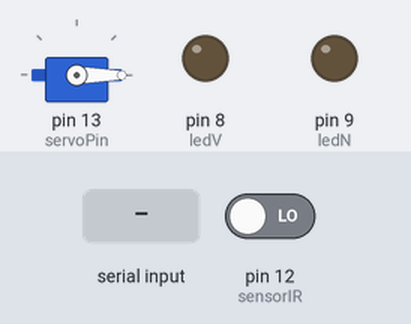
The sketch below on a simulated Arduino Uno, built with avr-gcc and run on an emulated ATmega328P. Shown: servo, output pins drawn as LEDs (lit = HIGH). Inputs (shaded band) come from the test bench; at power-on: pin 12 (sensorIR) LOW. What the sketch prints to the serial monitor is not drawn.

Above: at 1.2 s.
1.3 s: "SERVO_ON\n" received over Serial
At 2.0 s:
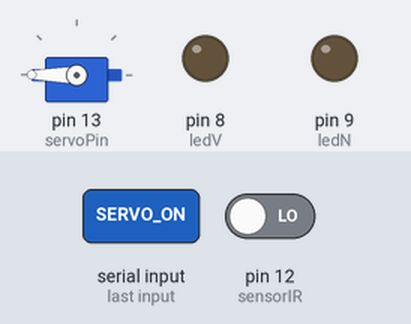
3.8 s: "LED_T\n" received over Serial
At 5.0 s:
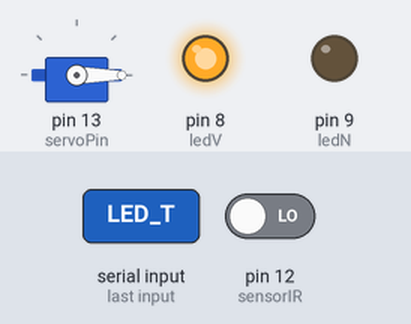
5.3 s: "LED_F\n" received over Serial
At 6.1 s:
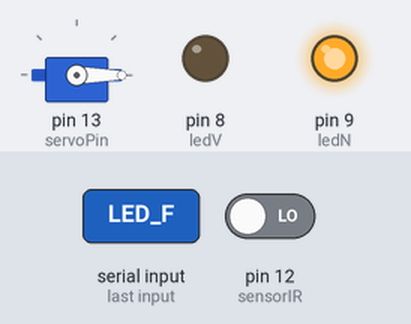
6.8 s: "SERVO_ON\n" received over Serial
At 7.3 s:
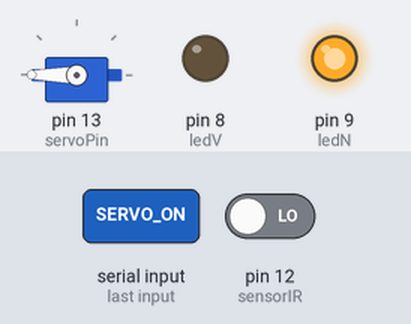
9.3 s: "LED_OFF\n" received over Serial
At 10.4 s:
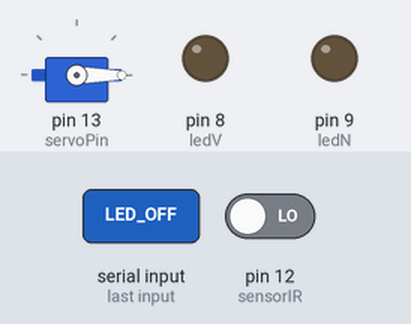
Timing chart, 0 to 11.8 s (numbered marks = the images above; inputs shaded):
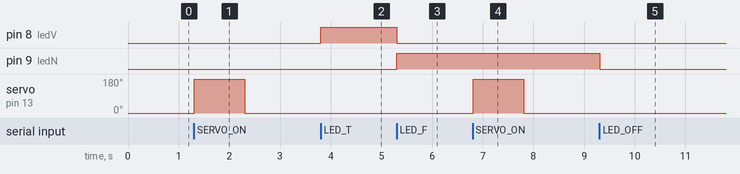

The sketch:

ArduinoCodeBanda.ino
```cpp
#include <Servo.h>
int sensorIR = 12;  // Pin al que está conectado el sensor IR

unsigned long lastDebounceTime = 0;
const unsigned long debounceDelay = 50;

bool moviendoServo = false;
unsigned long tiempoInicioServo = 0;
const unsigned long duracionServo = 1000;

Servo myServo;
int servoPin = 13;
int servoPos = 0;

int ledV = 8;
int ledN = 9;

void setup() {
  Serial.begin(9600);
  myServo.attach(servoPin);
  pinMode(sensorIR, INPUT);

  pinMode(ledV, OUTPUT);
  pinMode(ledN, OUTPUT);
  myServo.write(0);
}

void loop() {
  // Control del servo
  if (moviendoServo && (millis() - tiempoInicioServo >= duracionServo)) {
    myServo.write(0);
    moviendoServo = false;
  }

  static bool sensorDetectadoAnterior = false;
  bool sensorDetectado = (digitalRead(sensorIR) == LOW);

  if (sensorDetectado && !sensorDetectadoAnterior) {
    Serial.println("DETECCION_IR");
  }
  sensorDetectadoAnterior = sensorDetectado;

  // Comandos Serial
  if (Serial.available()) {
    String input = Serial.readStringUntil('\n');
    input.trim();
    input.toUpperCase();

    if (input == "SERVO_ON") {
      myServo.write(180);
      moviendoServo = true;
      tiempoInicioServo = millis();
    } else if (input == "LED_T") {
      digitalWrite(ledV, HIGH);
      digitalWrite(ledN, LOW);
    } else if (input == "LED_F") {
      digitalWrite(ledV, LOW);
      digitalWrite(ledN, HIGH);
    } else if (input == "LED_OFF") {
      digitalWrite(ledV, LOW);
      digitalWrite(ledN, LOW);
    } else {
      Serial.println(input);
    }
  }
}
```

Measured:
- after the input at 1.3 s, servo on pin 13 (servoPin): 0° → 180° at once, → 0° 1.0 s later
- after the input at 3.8 s, pin 8 (ledV): LOW → HIGH at once
- after the input at 5.3 s, pin 8 (ledV): HIGH → LOW at once; pin 9 (ledN): LOW → HIGH at once
- after the input at 6.8 s, servo on pin 13 (servoPin): 0° → 180° at once, → 0° 1.0 s later
- after the input at 9.3 s, pin 9 (ledN): HIGH → LOW at once
